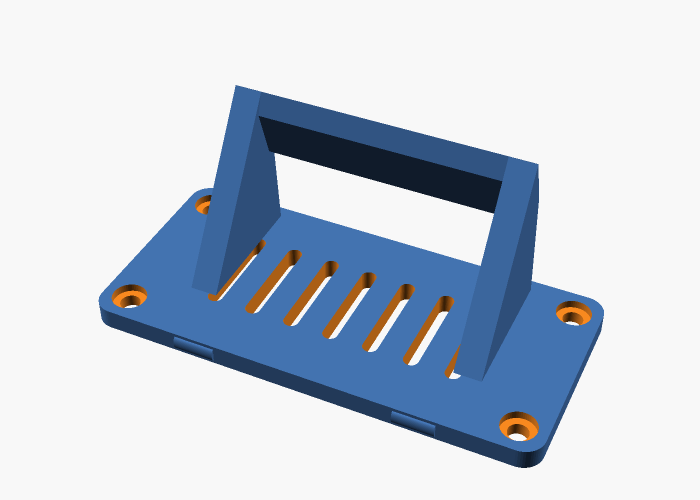
#> input picture case/renders/back-plate.png, 1400 x 1000 px (shown at 1/2 size)
$ python -i web.py   (imports and definitions only)
#> lines starting #> are read from the running program, lines starting #| are printed output that depends on the picture
#> further down, picture is the input picture: PIL image 1400x1000 RGB; mean R, G, B 194.9, 204.3, 216.8
"""The settings page: Spotify sign-in, AdGuard address, and a live view of the screen.

Plain standard-library HTTP server on a background thread. It's meant for a
home network, so there's no login; the AdGuard password is never sent back
to the browser.
"""
from __future__ import annotations

import io
import json
import logging
import re
import secrets
import threading
import time
from dataclasses import asdict, fields
from datetime import date, datetime, timedelta
from urllib.parse import parse_qs
from http.server import BaseHTTPRequestHandler, ThreadingHTTPServer
from pathlib import Path
from typing import TYPE_CHECKING

from PIL import Image

from . import schedule, spotify_auth, updater, weather
from .calendar_feed import CalendarSource, clean_url
from .adguard import AdGuard
from .homeassistant import MAX_ENTITIES, HomeAssistant
from .config import CONFIG_DIR, DEFAULT_SCREENS, Config
from .screens import STYLES, draw, samples
from .server import Glances
from .spotify import TOKEN_FILE

if TYPE_CHECKING:
    from .__main__ import State

log = logging.getLogger(__name__)
# [1 line that did not run here, left out]
PAPER, INK = (220, 220, 210), (37, 39, 42)


def _png(img1: Image.Image, scale: int = 4) -> bytes:
#> called with scale = 4
    rgb = Image.new("RGB", img1.size, PAPER)
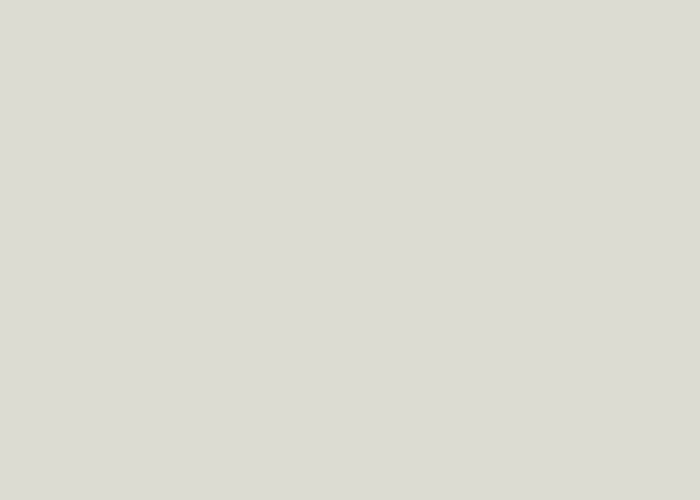
#> rgb: PIL image 1400x1000 RGB (shown at 1/2 size); mean R, G, B 220, 220, 210
    rgb.paste(Image.new("RGB", img1.size, INK), mask=img1.point(lambda v: 255 - v).convert("L"))
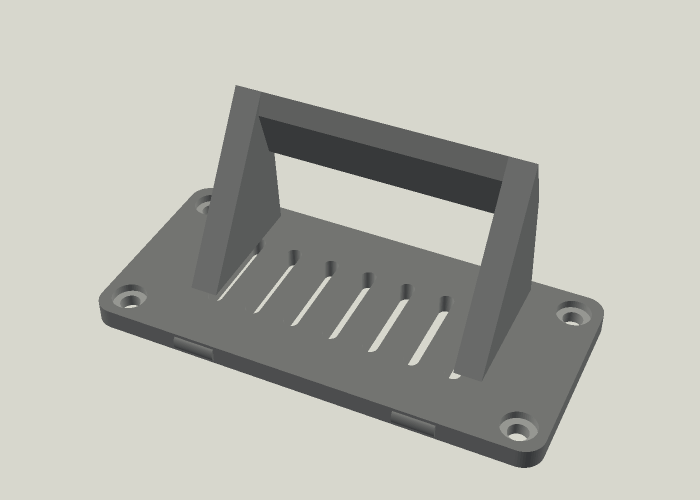
#> rgb: PIL image 1400x1000 RGB (shown at 1/2 size); mean R, G, B 182.7, 183.1, 175.4
    buf = io.BytesIO()
    rgb.resize((img1.width * scale, img1.height * scale), Image.NEAREST).save(buf, "PNG")
    return buf.getvalue()


# [21 lines left out: functions _local_ip, _wifi_signal, not called in this run]


KINDS = ("plant", "pet", "other")
TIME_RE = re.compile(r"^([01]\d|2[0-3]):[0-5]\d$")


# [543 lines left out: functions _clean_bins, _clean_reminders, make_handler, serve, not called in this run]

>>> from PIL import Image
>>> picture = Image.open('../case/renders/back-plate.png')
>>> result = _png(picture)

$ run again, on case/renders/front-shell-inside.png
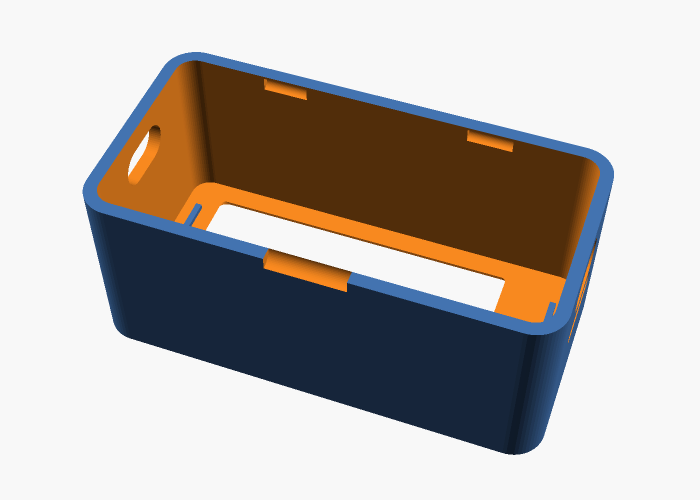
#> input picture case/renders/front-shell-inside.png, 1400 x 1000 px (shown at 1/2 size)
#> picture is the input picture: PIL image 1400x1000 RGB; mean R, G, B 181.2, 175, 170.7
#> in _png, `rgb.paste(Image.new("RGB", img1.size, INK), mask=img1.point(lambda v: ..`:
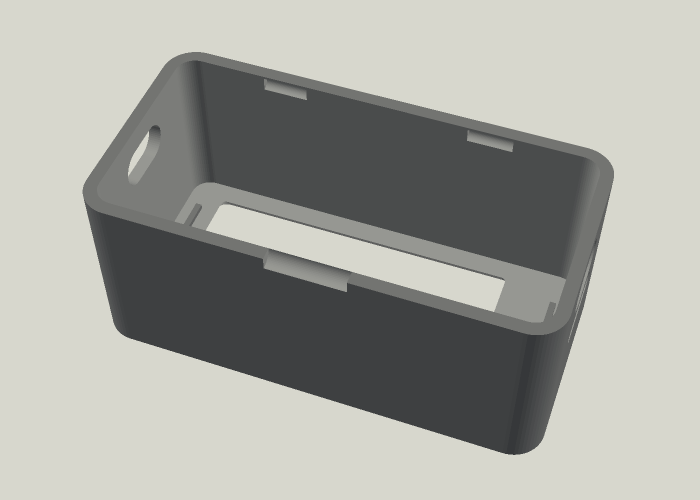
#> rgb: PIL image 1400x1000 RGB (shown at 1/2 size); mean R, G, B 163.6, 164.3, 158

$ run again, on case/renders/front.png
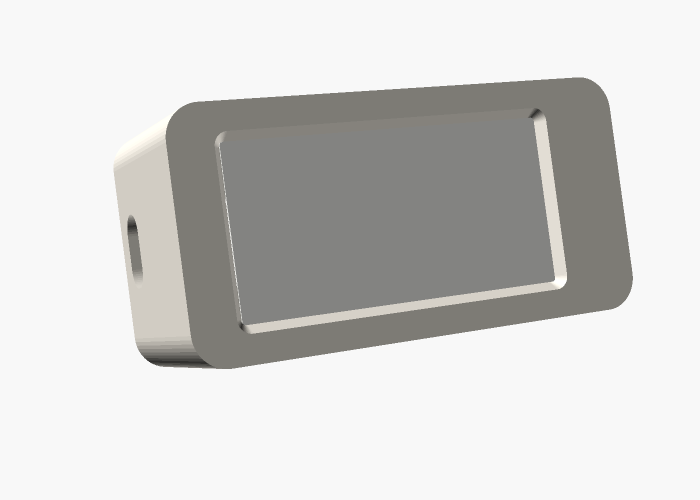
#> input picture case/renders/front.png, 1400 x 1000 px (shown at 1/2 size)
#> picture is the input picture: PIL image 1400x1000 RGB; mean R, G, B 209.4, 208.9, 207.2
#> in _png, `rgb.paste(Image.new("RGB", img1.size, INK), mask=img1.point(lambda v: ..`:
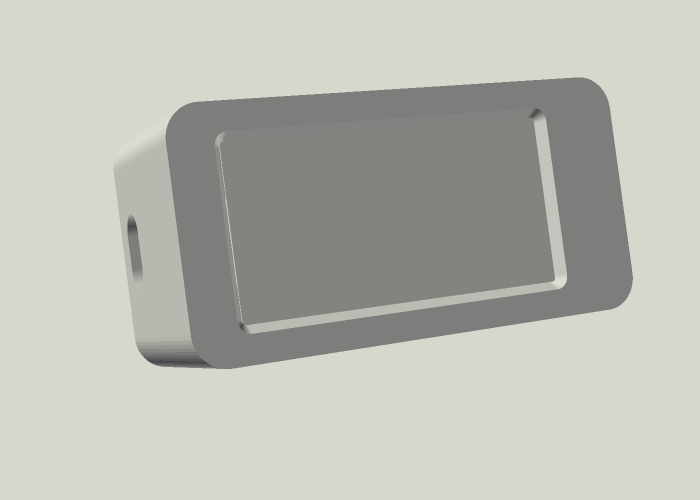
#> rgb: PIL image 1400x1000 RGB (shown at 1/2 size); mean R, G, B 186.9, 187.2, 179.3

$ run again, on case/renders/side.png
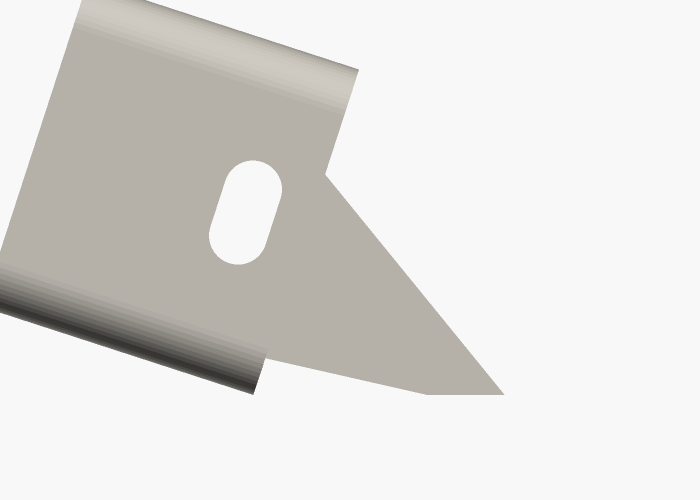
#> input picture case/renders/side.png, 1400 x 1000 px (shown at 1/2 size)
#> picture is the input picture: PIL image 1400x1000 RGB; mean R, G, B 224.1, 222.8, 220.3
#> in _png, `rgb.paste(Image.new("RGB", img1.size, INK), mask=img1.point(lambda v: ..`:
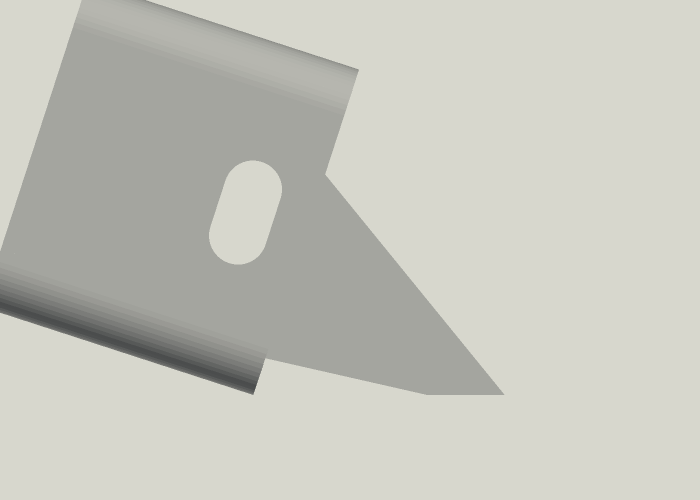
#> rgb: PIL image 1400x1000 RGB (shown at 1/2 size); mean R, G, B 196.9, 197.2, 188.6
